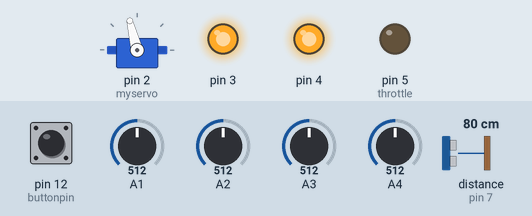
Simulated run of this program. Board: Arduino Uno, built with avr-gcc and run on an emulated ATmega328P. On the bench: servo, output pins drawn as LEDs (lit = HIGH). Inputs (shaded band) come from the test bench; at power-on: A1 = 512, A2 = 512, A3 = 512, pin 12 (buttonpin) HIGH, A4 = 512, distance to the obstacle (sensor on pin 7) 80 cm. The echo pulse lasts 58.3 µs per cm; what the program prints to the serial monitor is not drawn.

Above: at 1.2 s.
1.3 s: A1 set to 610
At 1.7 s:
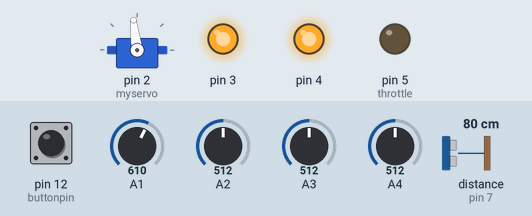
2.8 s: A2 set to 610
At 3.9 s:
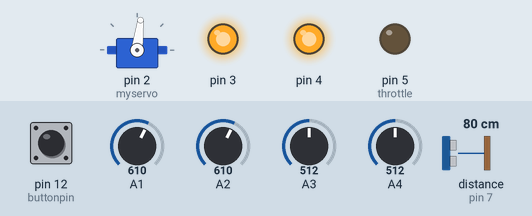
4.3 s: A3 set to 610
At 5.1 s:
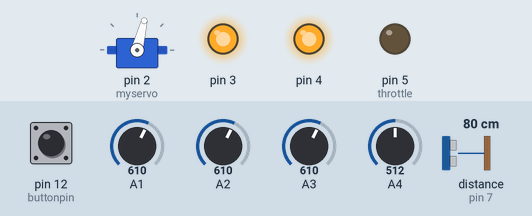
5.8 s: A3 set to 590
At 6.1 s:
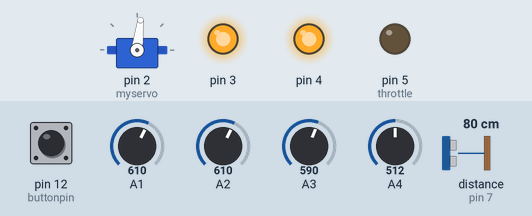
7.3 s: A3 set to 680
At 8.5 s:
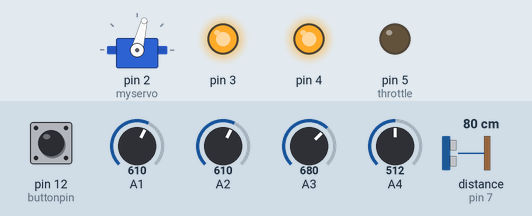
8.8 s: pin 12 (buttonpin) pulled LOW for 0.15 s
At 9.2 s:
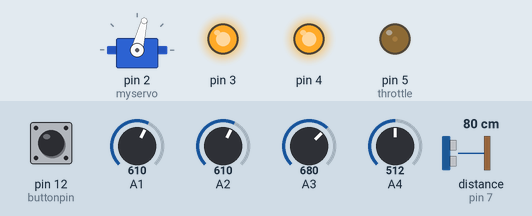
Timing chart, 0 to 11.4 s (numbered marks = the images above; inputs shaded):
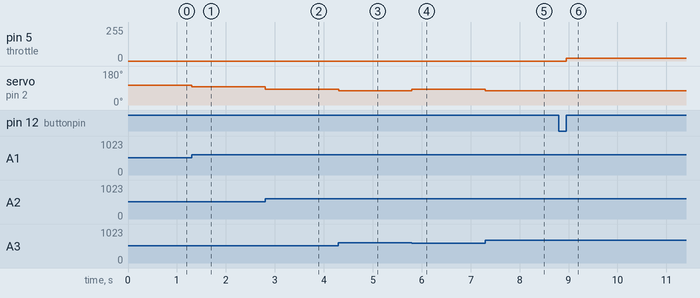

The program:

main.cpp
```cpp
#include <servo.h>
#include <Arduino.h>
#include <NewPing.h>
Servo myservo;
const int in_dist = 11;
const int out_dist = in_dist + 25;
const int irled = 2;
const int threshold = 600;
const int stopthreshold = 670;
const int enamotor = 4;
const int throttle = 5;
const int tiltswitch = 6;
const int speed = 20;
const int steeringoffset = 0;
const int trigPin = 6;
const int echoPin = 7;
const int buttonpin = 12;
int distance = 100;
unsigned int pingSpeed = 100;
unsigned long pingTimer = 0;
NewPing sonar(trigPin, echoPin, 600);
bool finished = false;
bool butti = false;
int locator();
int pid(int setpoint, int measure, int P, int I, int D);
void powercontrol(int distance);
void echoCheck();
void setup()
{
    pinMode(4, OUTPUT);
    pinMode(3, OUTPUT);
    pinMode(buttonpin, INPUT_PULLUP);
    myservo.attach(2);
    Serial.begin(9600);
    digitalWrite(3, HIGH);
    digitalWrite(4, HIGH);
    pingTimer = millis();
}
void loop()
{
    static int lineloc = 0;

    lineloc = locator();
    myservo.write(pid(0, lineloc, 7, 0, 0) + 90 + steeringoffset);
    if (millis() >= pingTimer)
    {
        pingTimer += pingSpeed;
        sonar.ping_timer(echoCheck);
    }
    Serial.println(distance);
    powercontrol(distance);
    butti = digitalRead(buttonpin);
    if (!butti)
    {
        finished = false;
    }
}
int locator()
{
    int location = 0;

    int bright1 = analogRead(A1);
    int bright2 = analogRead(A2);
    int bright3 = analogRead(A3);
    int bright4 = analogRead(A4);

    if (bright1 < threshold)
    {
        location = -2;
    }
    else if (bright2 < threshold)
    {
        location = -1;
    }
    else if (bright3 < threshold)
    {
        location = 1;
    }
    else if (bright4 < threshold)
    {
        location = 2;
    }
    else
    {
        location = 0;
    }
    if ((bright1 < stopthreshold) && (bright2 < stopthreshold) && (bright3 < stopthreshold) && (bright4 < stopthreshold))
    {
        finished = true;
    }
    return location;
}

int pid(int setpoint, int measure, int P, int I, int D)
{
    static int result = 0;
    if (measure != 0)
    {
        int preverror = 0;
        int prevtime = 0;
        static int integral = 0;
        long time = millis();
        long delta = prevtime - time;
        int error = setpoint - measure;
        int proportional = error;
        integral = integral + error * delta;
        int derivative = (error - preverror) / delta;
        result = P * proportional + I * integral + D * derivative;
        preverror = error;
        prevtime = time;
    }

    return result;
}

void powercontrol(int distance)
{

    if ((!finished) && butti)
    {
        analogWrite(throttle, speed);
    }
    else
    {
        analogWrite(throttle, 0);
    }
}
void echoCheck()
{
    if (sonar.check_timer())
    {
        distance = sonar.ping_result / US_ROUNDTRIP_CM;
    }
}
```

_include.cpp
```cpp

```

Measured:
- after the input at 1.3 s, servo on pin 2 (myservo): 104° → 97° at once
- after the input at 2.8 s, servo on pin 2 (myservo): 97° → 83° at once
- after the input at 4.3 s, servo on pin 2 (myservo): 83° → 76° at once
- after the input at 5.8 s, servo on pin 2 (myservo): 76° → 83° at once
- after the input at 7.3 s, servo on pin 2 (myservo): 83° → 76° at once
- after the input at 8.8 s, pin 5 (throttle): 0/255 → 20/255 after 0.16 s
